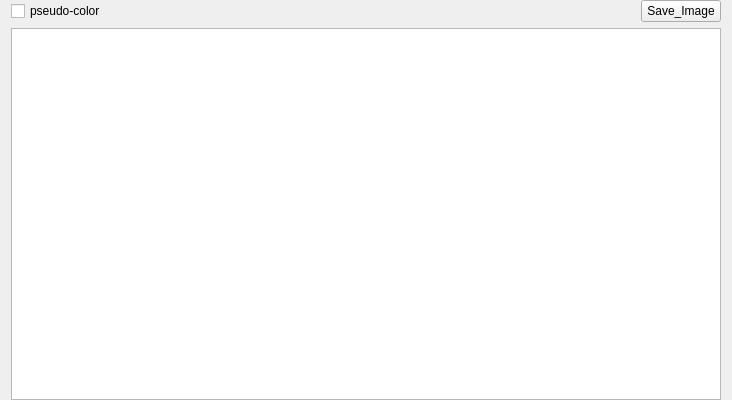
<?xml version="1.0" encoding="UTF-8"?>
<ui version="4.0">
 <class>ColorBarViewerClass</class>
 <widget class="QWidget" name="ColorBarViewerClass">
  <property name="geometry">
   <rect>
    <x>0</x>
    <y>0</y>
    <width>732</width>
    <height>400</height>
   </rect>
  </property>
  <property name="windowTitle">
   <string>ColorBarViewer</string>
  </property>
  <layout class="QVBoxLayout" name="verticalLayout">
   <property name="topMargin">
    <number>0</number>
   </property>
   <property name="bottomMargin">
    <number>0</number>
   </property>
   <item>
    <layout class="QHBoxLayout" name="horizontalLayout">
     <item>
      <widget class="QCheckBox" name="applyColorMap">
       <property name="text">
        <string>pseudo-color</string>
       </property>
      </widget>
     </item>
     <item>
      <spacer name="horizontalSpacer">
       <property name="orientation">
        <enum>Qt::Horizontal</enum>
       </property>
       <property name="sizeHint" stdset="0">
        <size>
         <width>40</width>
         <height>20</height>
        </size>
       </property>
      </spacer>
     </item>
     <item>
      <widget class="QPushButton" name="btn_save">
       <property name="text">
        <string>Save_Image</string>
       </property>
      </widget>
     </item>
    </layout>
   </item>
   <item>
    <layout class="QVBoxLayout" name="verticalLayout_2">
     <item>
      <widget class="CameraViewer" name="graphicsView"/>
     </item>
    </layout>
   </item>
  </layout>
 </widget>
 <layoutdefault spacing="6" margin="11"/>
 <customwidgets>
  <customwidget>
   <class>CameraViewer</class>
   <extends>QGraphicsView</extends>
   <header>CameraViewer.h</header>
  </customwidget>
 </customwidgets>
 <resources/>
 <connections/>
</ui>
